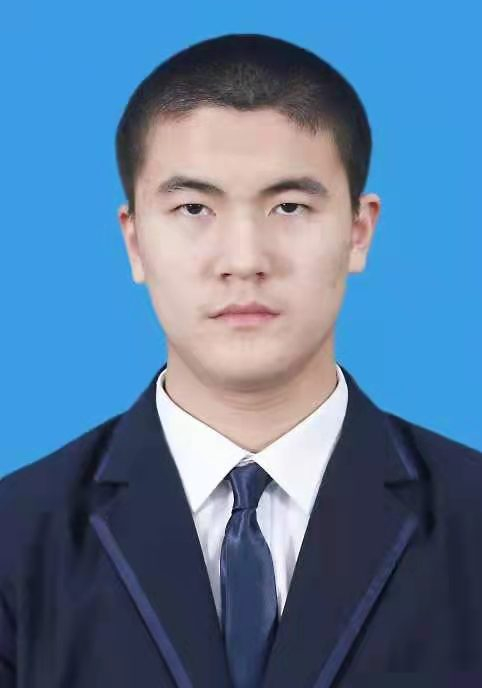
#> input picture HW1Canny/me.jpeg, 482 x 688 px
$ python code.py
#> lines starting #> are read from the running program, lines starting #| are printed output that depends on the picture; after the words box and inside, x2 and y2 are one past the last pixel; in counts of white or black regions, pixels touching at a corner belong together
import copy
from queue import Queue
import cv2
import numpy as np
import math


def myCanny(img,threshold1,threshold2,sigma=5):
    assert threshold1>=0 and threshold2<=255
    #Gaussian Filter
    img = cv2.GaussianBlur(img, (sigma, sigma), cv2.BORDER_DEFAULT)
    img=np.array(img,dtype=int)
    #Calculate Gradient's Amplitude and Direction
    m,n=img.shape
    Gx=np.zeros([m-1,n-1])
    Gy=np.zeros([m-1,n-1])
    M=np.zeros([m-1,n-1])
    thetas=np.zeros([m-1,n-1])
    for i in range(m-1):
        for j in range(n-1):
            Gx[i][j]=(img[i,j+1]-img[i][j]+img[i+1][j+1]-img[i+1][j])/2
            Gy[i][j]=(img[i][j]-img[i+1][j]+img[i][j+1]-img[i+1][j+1])/2
            M[i][j]=(Gx[i][j]**2+Gy[i][j]**2)**0.5
            thetas[i][j]=math.atan2(Gy[i][j],Gx[i][j])
    M=M/np.max(M)*100
    def check(i,j):
        if(i<0 or i>=m-1):
            return -1
        if(j<0 or j>=n-1):
            return -1
        return M[i][j]
    thetas=thetas/math.pi*180
    N = copy.deepcopy(M)
    for i in range(m-1):
        for j in range(n-1):
            theta=thetas[i][j]
            if -157.5<theta<=-112.5 or 22.5<theta<=67.5:
                N[i][j] = (check(i - 1, j + 1) < M[i][j]) * N[i][j]
                N[i][j] = (check(i + 1, j - 1) < M[i][j]) * N[i][j]
            if -22.5<theta<=22.5 or theta<=-157.5 or theta >157.5:
                N[i][j] = (check(i , j -1) < M[i][j]) * N[i][j]
                N[i][j] = (check(i , j +1) < M[i][j]) * N[i][j]
            if -67.5<theta<=-22.5 or 112.5<theta<=157.5:
                N[i][j] = (check(i + 1, j +1) < M[i][j]) * N[i][j]
                N[i][j] = (check(i - 1, j -1) < M[i][j]) * N[i][j]
            if -112.5<theta<=-67.5 or 67.5<theta<=112.5:
                N[i][j] = (check(i+1 , j ) < M[i][j]) * N[i][j]
                N[i][j] = (check(i-1 , j ) < M[i][j]) * N[i][j]

    def checkN(i, j):
        if (i < 0 or i >= m - 1):
            return -1
        if (j < 0 or j >= n - 1):
            return -1
        return N[i][j]
    AN=np.zeros([m,n],np.uint8)
    q=Queue()
    for i in range(m-1):
        for j in range(n-1):
            if(N[i][j]>threshold2):
                q.put([i,j])
                AN[i][j]=1
    # return AN*255
    while(q.empty() is False):
        x,y=q.get()
        for i in [x-1,x,x+1]:
            for j in [y-1,y,y+1]:
                if(checkN(i,j)>threshold1):
                    if(AN[i][j]==0):
                        q.put([i,j])
                        AN[i][j]=1
    return AN


if __name__=="__main__":
    img = cv2.imread('me.jpeg')
#> img is the input picture: shape (688, 482, 3); mean B, G, R 154.6, 120.7, 87.8
    gray = cv2.cvtColor(img, cv2.COLOR_BGR2GRAY)
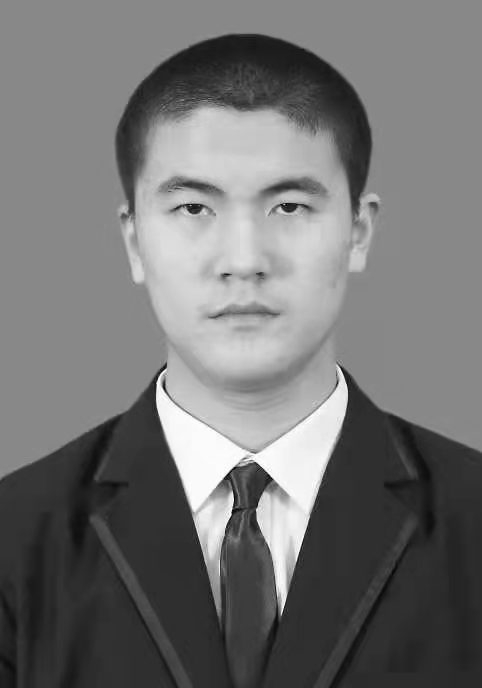
#> gray: shape (688, 482); min 2, max 255, mean 114.8
    opencv_edge = cv2.Canny(gray, 100, 200)
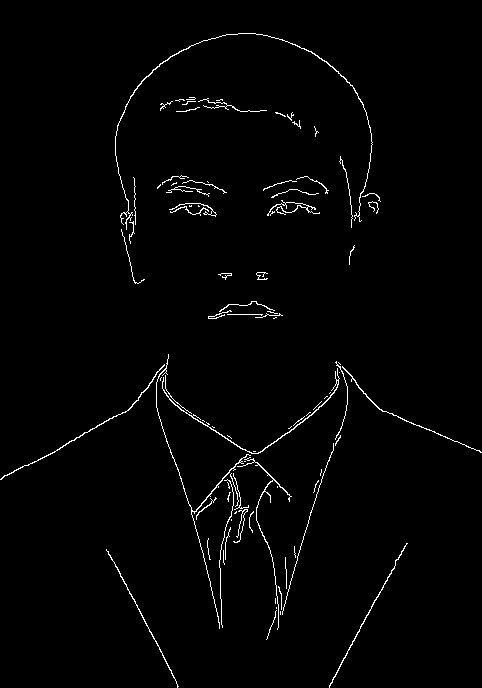
#> opencv_edge: shape (688, 482); 1.6% white in thin lines or dots
    myedge = myCanny(gray, 10, 25)
#> after the loop in myCanny, `for i in range(m-1):`:
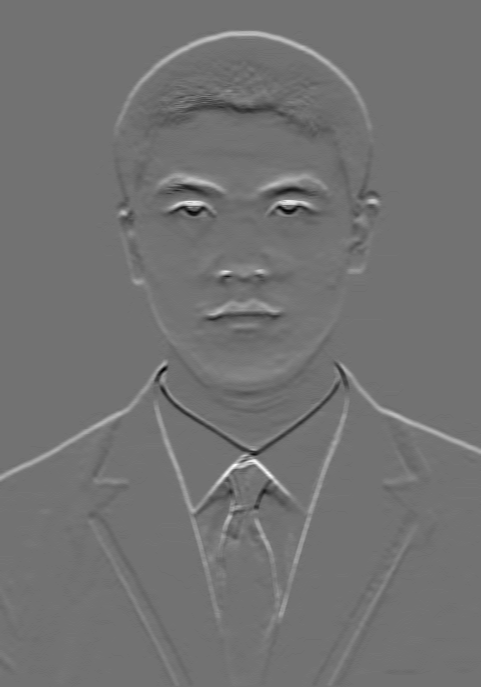
#> Gy: shape (687, 481) float64; min -32, max 39.5, mean 0.1; drawn with min black and max white
#> after the loop in myCanny, `for i in range(m-1):`:
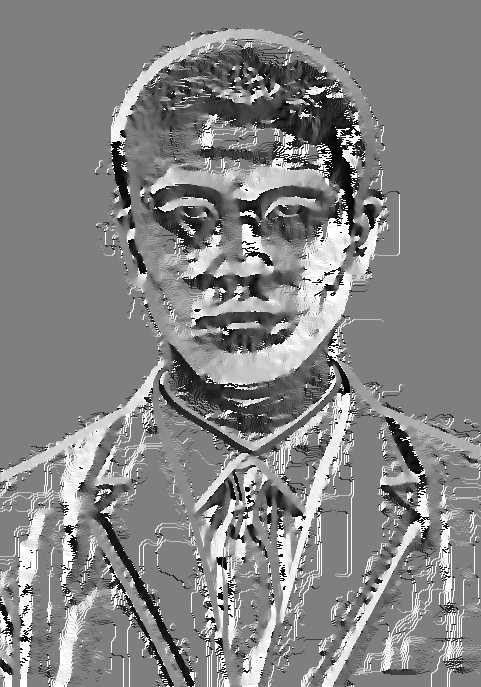
#> thetas: shape (687, 481) float64; min -3.13, max 3.14, mean 0.148; drawn with min black and max white
#> in myCanny, `AN=np.zeros([m,n],np.uint8)`: AN: shape (688, 482); every value is 0
#> after the loop in myCanny, `for i in range(m-1):`:
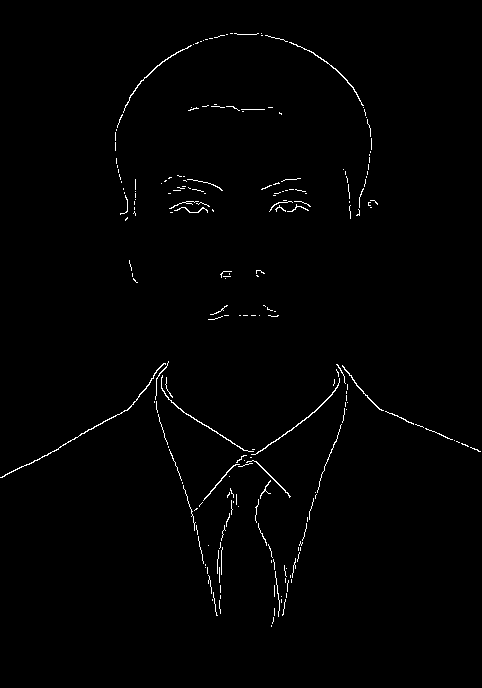
#> AN: shape (688, 482); values 0 (black) and 1 (white), 0.99% white in thin lines or dots, all inside (x1, y1, x2, y2) = (0, 33, 481, 627)
#> the loop in myCanny, `while(q.empty() is False):` made 4004 passes
#> (x, y) on passes 2 to 4: (33, 231), (33, 232), (33, 234)
#> after the loop in myCanny, `while(q.empty() is False):`:
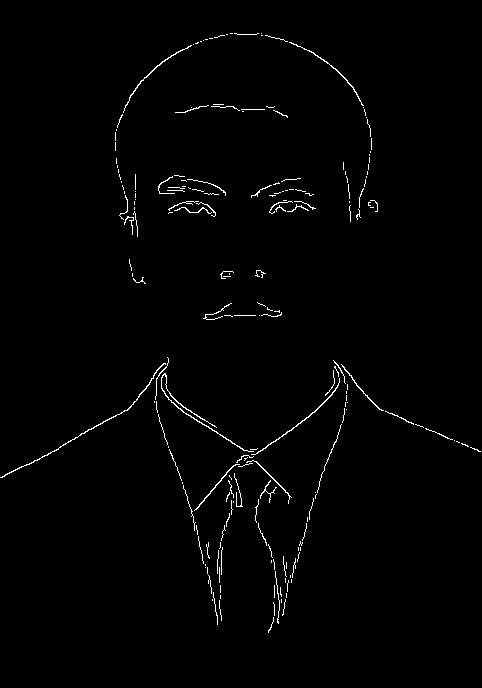
#> AN: shape (688, 482); values 0 (black) and 1 (white), 1.2% white in thin lines or dots, all inside (x1, y1, x2, y2) = (0, 33, 481, 633)
    # myedge = myedge*img
    masked=copy.deepcopy(img)
    for i in range(3):
        masked[:,:,i]*=myedge
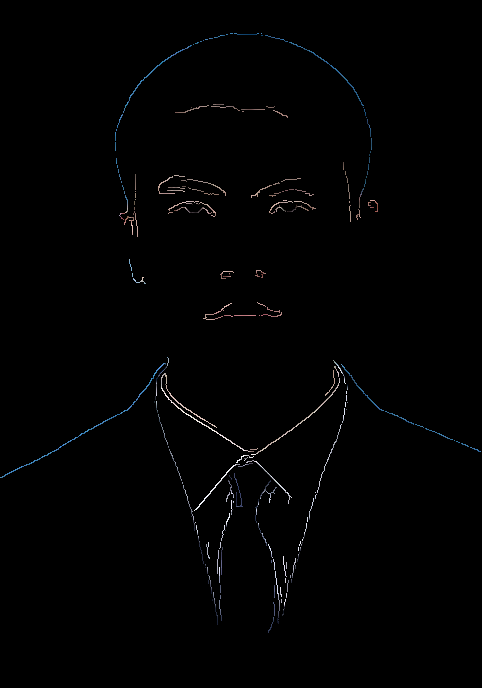
#> masked: shape (688, 482, 3); mean B, G, R 1.8, 1.7, 1.6
    # masked = cv2.bitwise_and(img, img,mask=myedge)
    cv2.imshow('Original Image', img)
    cv2.imshow('Opencv Edge', opencv_edge)
    cv2.imshow('My Edge', myedge*255)
    cv2.imshow('Masked Image', masked)
    cv2.waitKey(0)
    cv2.destroyAllWindows()
